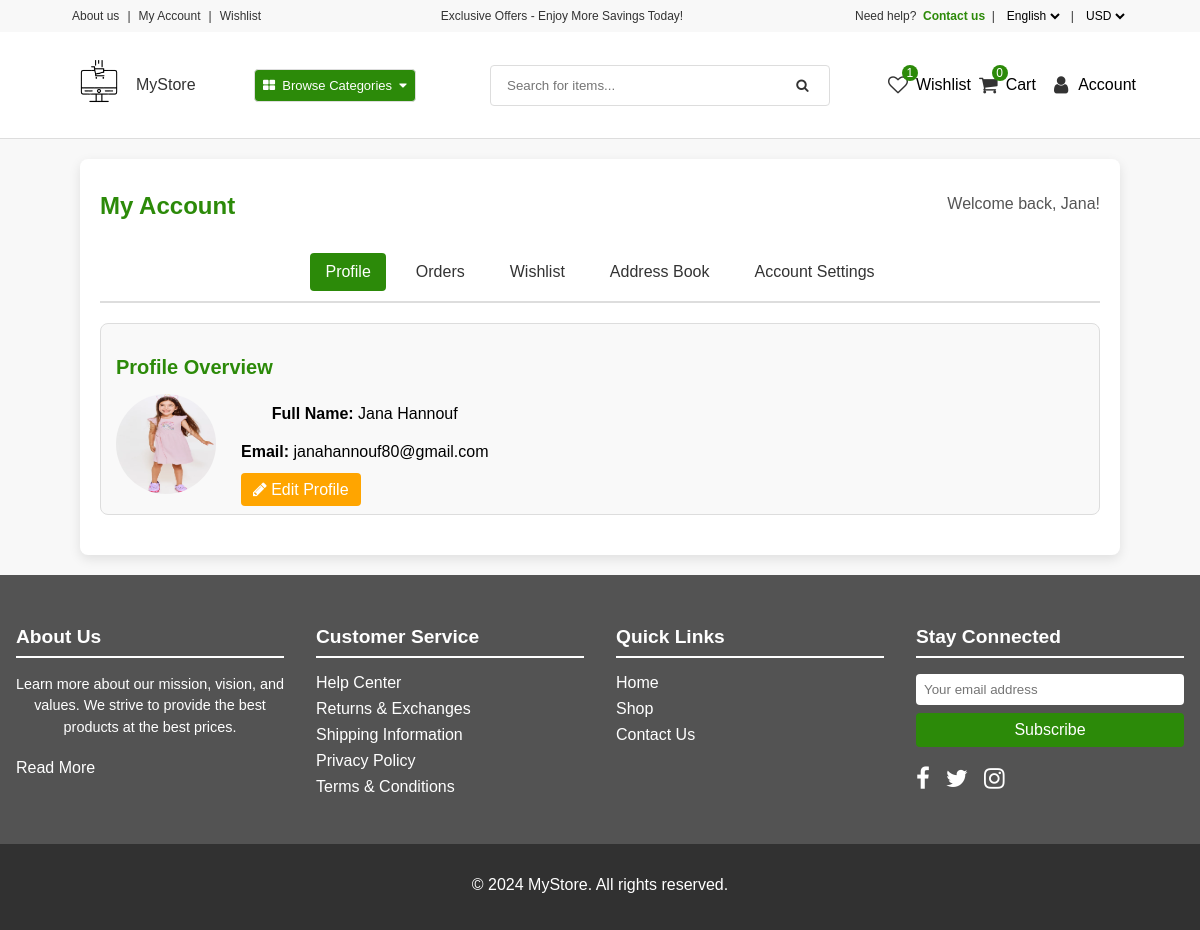
The app's page /account/ (signed in), older data.
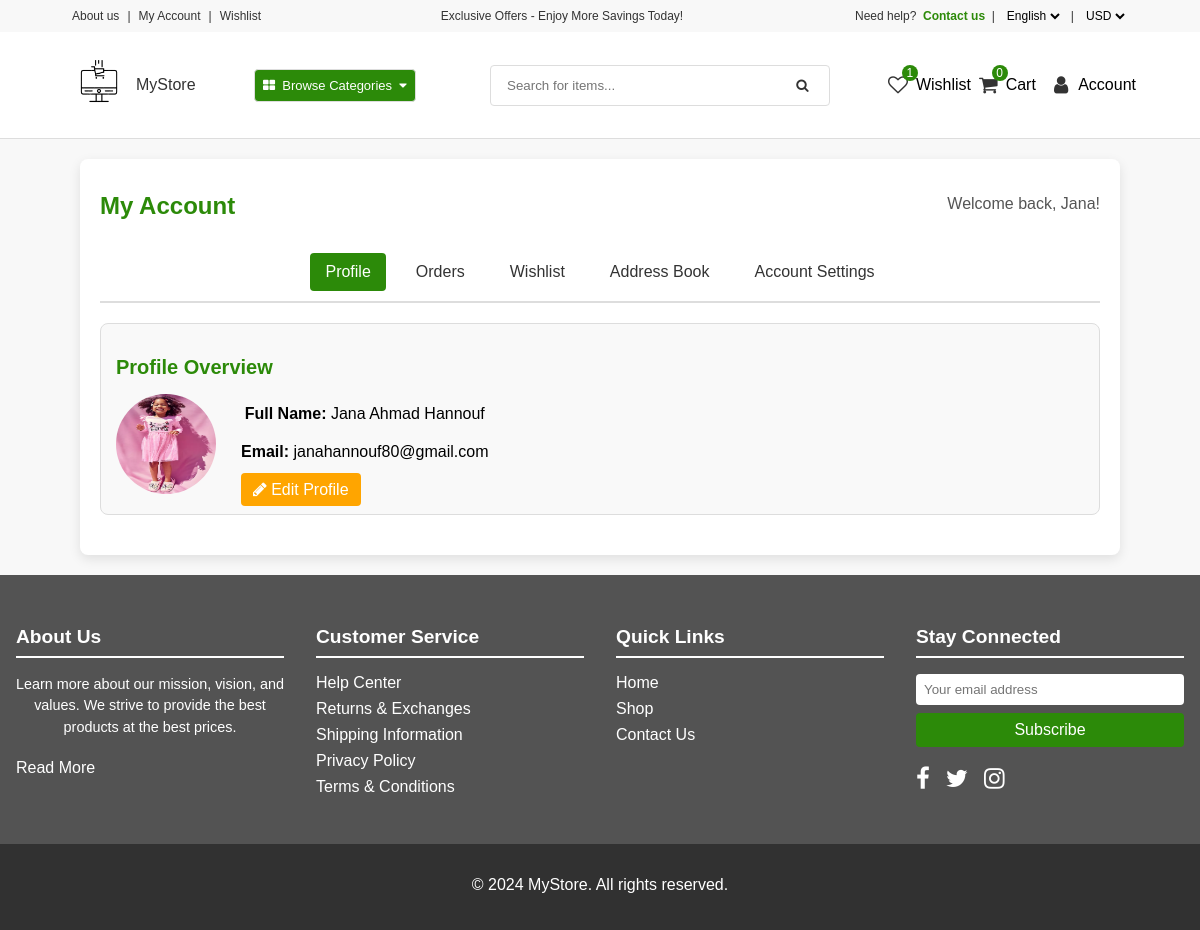
The same page, newer data.
### userauths/models.py (models this page shows, shortened)
class User(AbstractUser):
    email = models.EmailField(unique=True)
    username = models.CharField(max_length=100)
    USERNAME_FIELD = 'email'
    REQUIRED_FIELDS = ['username']
    def __str__(self):
        return self.username

class Profile(models.Model):
    user = models.OneToOneField(User, on_delete=models.CASCADE)
    full_name = models.CharField(max_length=200, null=True, blank=True)
    email = models.CharField(max_length=200)
    image = models.ImageField(upload_to="profile-image")

### core/views.py (the view)
# urls.py: path('account/', account, name='account'),  # URL for the account management page
@login_required
def account(request):
    profile = Profile.objects.get(user=request.user)
    context = {
        'profile' : profile,
    }
    return render(request, 'core/account.html', context)

### core/context_processor.py (called while the page is built)
def default(request):
    categories = Category.objects.all()
    try:
        address = Address.objects.get(user=request.user)
    except:
        address = None
    try:
        wishlist = Wishlist.objects.filter(user=request.user)
    except:
        wishlist = None
    return {
        'categories' : categories,
        'address' : address,
        'wishlist' : wishlist
    }

### templates/core/account.html (shortened to what this page needs)
{% extends 'partials/base1.html' %}
{% load static %}
{% block content %}
    <main class="main-background">
        <div class="account-container">
            <div class="head">
                <h1>My Account</h1>
                <p class="welcome-message" id="welcomeMessage">Welcome back, {{ request.user|title }}!</p>
            </div>
            <div class="tabs">
                <button id="profile-tab">Profile</button>
                <button id="order-history-tab">Orders</button>
                <button id="wishlist-section-tab">Wishlist</button>
                <button id="address-book-tab">Address Book</button>
                <button id="account-settings-tab">Account Settings</button>
            </div>
            <div class="tab-section profile-info">
                <h2>Profile Overview</h2>
                <div class="details">
                    {% if profile.image %}
                        <img src="{{ profile.image.url }}" alt="Profile Picture">
                    {% else %}
                        <img src="{% static 'assets/images/user-profile.jpg' %}" alt="Profile Picture">
                    {% endif %}
                    <div>
                        <p><strong> Full Name: </strong> {{ profile.full_name }}</p>
                        <p><strong> Email: </strong> {{ profile.email }}</p>
                        <a href="{% url 'userauths:edit_profile' %}" class="edit-button">
                            <i class="fa fa-pencil"></i> Edit Profile
                        </a>
                    </div>
                </div>
            </div>
        </div>
    </main>
{% endblock content %}

### templates/partials/base1.html (shortened to what this page needs)
{% load static %}
<!DOCTYPE html>
<html lang="en">
<head>
    <link rel="stylesheet" href="{% static 'assets/CSS/ecommerceStyles.css' %}">
    <link rel="stylesheet" href="https://cdnjs.cloudflare.com/ajax/libs/font-awesome/4.7.0/css/font-awesome.min.css">
</head>
<body>
    <div class="top-frame">
        <p>
            <a href="{% url 'core:about_us' %}" class="group-link">About us</a> |
            <a href="{% url 'core:account' %}" class="group-link">My Account</a> |
            <a href="{% url 'core:wishlist' %}" class="group-link">Wishlist</a>
        </p>
        <p>
            Exclusive Offers - Enjoy More Savings Today!
        </p>
        <p>
            Need help? &nbsp; <a href="{% url 'core:contact' %}" class="contact-us-link"> Contact us </a> &nbsp; |
            <select name="language">
                <option value="English">English</option>
            </select>
            |
            <select name="currency">
                <option value="USD">USD</option>
            </select>
        </p>
    </div>
    <header>
        <div class="logo">
            <a href="{% url 'core:index' %}"> <img src="{% static 'assets/images/logo.png' %}" alt="Logo"> </a>
            <a href="{% url 'core:index' %}"> MyStore </a>
        </div>
        <div class="browse-categ-container">
            <i class="fa fa-th-large"></i> &nbsp; Browse Categories &nbsp; <i class="fa fa-caret-down"></i>
        </div>
            <form action="{% url 'core:search_results' %}" method="GET" class="search-container">
                <input type="text" id="search" name="search" placeholder="Search for items...">
                <button id="search-button" type="submit"><i class="fa fa-search"></i></button>
            </form>
        <nav class="nav-links">
            <a href="{% url 'core:wishlist' %}"> <i class="fa fa-heart-o"></i><sup class="sup-circle">{{ wishlist.count }}</sup> </a> Wishlist
            <a href="{% url 'core:cart' %}"> <i class="fa fa-shopping-cart"></i><sup class="sup-circle cart-items-count">{{ request.session.cart_data_obj|length }}</sup> </a> Cart
            <div class="account-menu">
                <a href="#" class="account-link"> <i class="fa fa-user"></i> </a> Account
            </div>
        </nav>
    </header>
    {% block content %}
    {% endblock content %}
    <footer class="site-footer">
        <div class="footer-container">
            <div class="footer-section">
                <h3>About Us</h3>
                <p>Learn more about our mission, vision, and values. We strive to provide the best products at the best prices.</p>
                <a href="{% url 'core:about_us' %}">Read More</a>
            </div>
            <div class="footer-section">
                <h3>Customer Service</h3>
                <ul>
                    <li><a href="{% url 'core:help' %}">Help Center</a></li>
                    <li><a href="{% url 'core:returns' %}">Returns & Exchanges</a></li>
                    <li><a href="{% url 'core:shipping' %}">Shipping Information</a></li>
                    <li><a href="{% url 'core:privacy' %}">Privacy Policy</a></li>
                    <li><a href="{% url 'core:terms' %}">Terms & Conditions</a></li>
                </ul>
            </div>
            <div class="footer-section">
                <h3>Quick Links</h3>
                <ul>
                    <li><a href="{% url 'core:index' %}">Home</a></li>
                    <li><a href="{% url 'core:shop' %}">Shop</a></li>
                    <li><a href="{% url 'core:contact' %}">Contact Us</a></li>
                </ul>
            </div>
            <div class="footer-section">
                <h3>Stay Connected</h3>
                <form id="newsletter-form-ajax" class="newsletter-form" method="POST">
                    <input type="email" id="subscribe-email" name="subscribe-email" placeholder="Your email address" required>
                    <button type="submit">Subscribe</button>
                </form>
                <br>
                <div class="social-icons">
                    <a href="#" class="social-icon"><i class="fa fa-facebook"></i></a>
                    <a href="#" class="social-icon"><i class="fa fa-twitter"></i></a>
                    <a href="#" class="social-icon"><i class="fa fa-instagram"></i></a>
                </div>
            </div>
        </div>
    </footer>
    <div class="footer-bottom">
        <p>&copy; 2024 MyStore. All rights reserved.</p>
    </div>
</body>
</html>

Row changes from the older to the newer data that the page shows:
changed Profile "janahannouf80@gmail.com": image: a different picture; full_name "Jana Hannouf" → "Jana Ahmad Hannouf"
